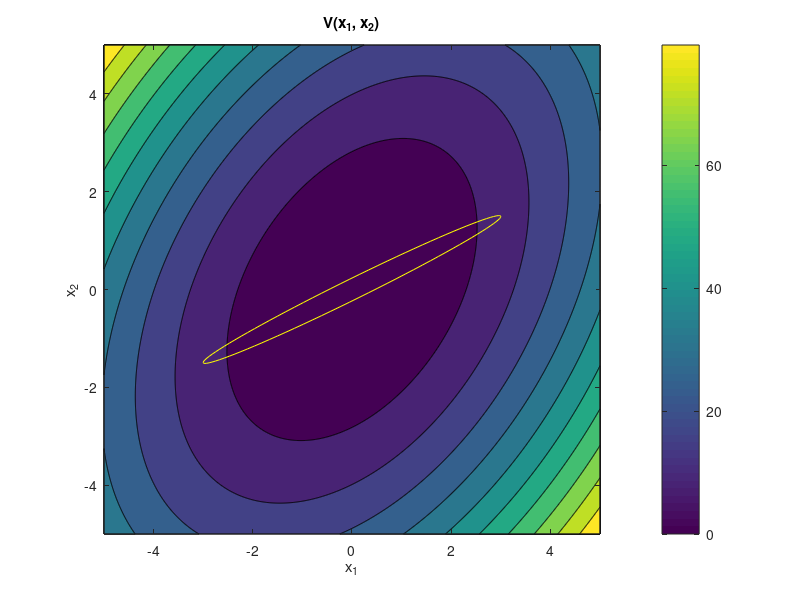

Write MATLAB code to recreate this figure. (Note: this script raises an error after producing the figure.)
%% Prob. 3.
clear; close all

x = -5:.01:5;
V = @(x1, x2) 3/2*x1.^2 - x1.*x2 + x2.^2;
V_dot = @(x1, x2) -x1.^2.*(1 + x1.*x2) - x2.^2.*(1-2*x1.^2);
[X, Y] = meshgrid(x, x);

% colormap('default')
% surf(x, x, V(X,Y))
% figure
contourf(x,x, V(X,Y))
title('V(x_1, x_2)')
xlabel('x_1')
ylabel('x_2')
colorbar

x1 = 3;
x2 = -x1;
y1 = 1.5;
y2= -y1;
e = sqrt(1-(1/4)^2/(4^2));
 a = 1/2*sqrt((x2-x1)^2+(y2-y1)^2);
 b = a*sqrt(1-e^2);
 t = linspace(0,2*pi);
 X = a*cos(t);
 Y = b*sin(t);
 w = atan2(y2-y1,x2-x1);
 x = (x1+x2)/2 + X*cos(w) - Y*sin(w);
 y = (y1+y2)/2 + X*sin(w) + Y*cos(w)
 hold on
 plot(x,y,'y-')
% figure
% surf(x,x, V_dot(X,Y))
% colormap('default')


% figure
% contourf(x,x,V_dot(X,Y))
% title('Vdot(x_1, x_2)')
% xlabel('x_1')
% ylabel('x_2')
% colorbar
% x1 = 4;
% x2 = -4;
% y1 = 0;
% y2=0;
% e = sqrt(1-(1/4)^2/(4^2));
%  a = 1/2*sqrt((x2-x1)^2+(y2-y1)^2);
%  b = a*sqrt(1-e^2);
%  t = linspace(0,2*pi);
%  X = a*cos(t);
%  Y = b*sin(t);
%  w = atan2(y2-y1,x2-x1);
%  x = (x1+x2)/2 + X*cos(w) - Y*sin(w);
%  y = (y1+y2)/2 + X*sin(w) + Y*cos(w)
%  hold on
%  plot(x,y,'y-')
%  axis equal


%% Problem 5f
clear
close all

p0 = [0; 0; 0];
pdot0 = [0; 0; 0];
[t, p] = ode45(@midterm5, [0, 20], [p0; pdot0], []);

% t = linspace(0, 20, 1001);
pd = [sin(3*pi*t + pi/2), sin(2*pi*t), repmat(-1, size(t))];
pd_dot = [3*pi*cos(3*pi*t + pi/2), 2*pi*cos(2*pi*t), repmat(-1, size(t))];

plot3(p(:,1), p(:,2), p(:,3))
hold on 
plot3(pd(:,1), pd(:,2), pd(:,3), 'r-')
legend('p', 'pd')

% figure
% plot3(p(:,4), p(:,5), p(:,6))
% hold on 
% plot3(pd_dot(:,1), pd_dot(:,2), pd_dot(:,3), 'r-')
% legend('p_dot', 'pd_dot')

kp = 25;
kv = 5;
u = -kp*p(:,1:3) - kv*p(:,4:6);
max(abs(u))

figure
% plot(t, p(:,1), t, p(:,2), t, p(:,3))
plot(t, p(:,1:3))
axis([0 max(t) -5 5 ])
xlabel('t')
ylabel('e_{p}')
legend('ep(1)', 'ep(2)', 'ep(3)')
title('e_{p} vs. time')

figure
% plot(t, p(:,4), t, p(:,5), t, p(:,6))
plot(t, p(:,4:6))
% axis([0 max(t) -5 5 ])
xlabel('t')
ylabel('e_{v}')
legend('ev(1)', 'ev(2)', 'ev(3)')
title('e_{v} vs. time')

figure
plot(t, u)
xlabel('time')
ylabel('u')
title('u vs. time')
legend('u1', 'u2', 'u3')